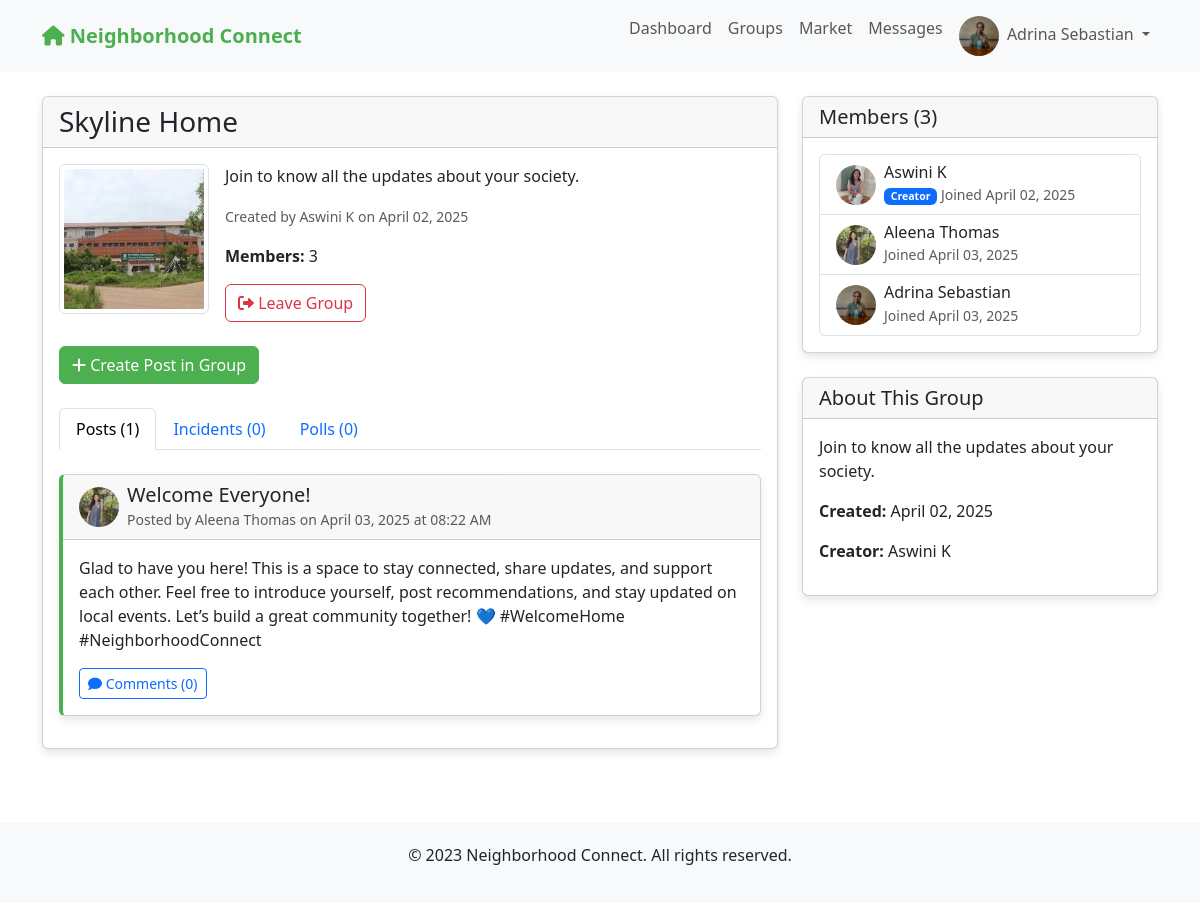
Screenshot of /group/2 (signed in) with the database file from the repository.
### app.py (models this page shows)
class User(UserMixin, db.Model):
    id = db.Column(db.Integer, primary_key=True)
    email = db.Column(db.String(100), unique=True, nullable=False)
    password = db.Column(db.String(200), nullable=False)
    name = db.Column(db.String(100), nullable=False)
    address = db.Column(db.String(200), nullable=False)
    neighborhood_id = db.Column(db.Integer, db.ForeignKey('neighborhood.id'), nullable=False)
    profile_pic = db.Column(db.String(200), default='default.jpg')
    created_at = db.Column(db.DateTime, default=datetime.utcnow)
    is_admin = db.Column(db.Boolean, default=False)
    posts = db.relationship('Post', backref='author', lazy=True)
    comments = db.relationship('Comment', backref='author', lazy=True)
    incidents = db.relationship('Incident', backref='reporter', lazy=True)
    group_memberships = db.relationship('GroupMember', backref='user', lazy=True)

class Group(db.Model):
    id = db.Column(db.Integer, primary_key=True)
    name = db.Column(db.String(100), nullable=False)
    description = db.Column(db.Text, nullable=False)
    image = db.Column(db.String(200), default='group_default.jpg')
    created_at = db.Column(db.DateTime, default=datetime.utcnow)
    creator_id = db.Column(db.Integer, db.ForeignKey('user.id'), nullable=False)
    neighborhood_id = db.Column(db.Integer, db.ForeignKey('neighborhood.id'), nullable=False)
    creator = db.relationship('User', backref='created_groups')
    members = db.relationship('GroupMember', backref='group', lazy=True, cascade="all, delete-orphan")
    posts = db.relationship('Post', backref='group', lazy=True)

class Post(db.Model):
    id = db.Column(db.Integer, primary_key=True)
    title = db.Column(db.String(200), nullable=False)
    content = db.Column(db.Text, nullable=False)
    image = db.Column(db.String(200))
    created_at = db.Column(db.DateTime, default=datetime.utcnow)
    user_id = db.Column(db.Integer, db.ForeignKey('user.id'), nullable=False)
    neighborhood_id = db.Column(db.Integer, db.ForeignKey('neighborhood.id'), nullable=False)
    group_id = db.Column(db.Integer, db.ForeignKey('group.id'), nullable=True)
    comments = db.relationship('Comment', backref='post', lazy=True, cascade="all, delete-orphan")

class GroupMember(db.Model):
    id = db.Column(db.Integer, primary_key=True)
    user_id = db.Column(db.Integer, db.ForeignKey('user.id'), nullable=False)
    group_id = db.Column(db.Integer, db.ForeignKey('group.id'), nullable=False)
    is_admin = db.Column(db.Boolean, default=False)
    joined_at = db.Column(db.DateTime, default=datetime.utcnow)
    __table_args__ = (db.UniqueConstraint('user_id', 'group_id', name='_user_group_uc'),)

### app.py (the view, shortened to what this page needs)
@app.route('/group/<int:group_id>')
@login_required
def view_group(group_id):
    group = Group.query.get_or_404(group_id)
    if group.neighborhood_id != current_user.neighborhood_id:
        abort(403)
    is_member = GroupMember.query.filter_by(
        user_id=current_user.id,
        group_id=group.id
    ).first()
    posts = Post.query.filter_by(group_id=group.id).order_by(Post.created_at.desc()).all()
    group_incidents = GroupIncident.query.filter_by(group_id=group.id).order_by(GroupIncident.created_at.desc()).all()
    polls = Poll.query.filter_by(group_id=group.id).order_by(Poll.created_at.desc()).all()
    members = GroupMember.query.filter_by(group_id=group.id).all()
    return render_template('view_group.html',
                         group=group,
                         is_member=is_member,
                         posts=posts,
                         group_incidents=group_incidents,
                         polls=polls,
                         members=members,
                         datetime=datetime)

### app.py (called while the page is built)
@login_manager.user_loader
def load_user(user_id):
    return User.query.get(int(user_id))

@app.before_request
def before_request():
    if current_user.is_authenticated:
        g.unread_count = Message.query.filter_by(
            receiver_id=current_user.id,
            is_read=False
        ).count()

@app.context_processor
def inject_unread_count():
    if current_user.is_authenticated:
        return {'unread_message_count': getattr(g, 'unread_count', 0)}
    return {}

### templates/view_group.html (shortened to what this page needs)
{% extends "base.html" %}
{% block content %}
<div class="row">
    <div class="col-md-8">
        <div class="card mb-4">
            <div class="card-header d-flex justify-content-between align-items-center">
                <h3 class="mb-0">{{ group.name }}</h3>
            </div>
            <div class="card-body">
                <div class="d-flex mb-4">
                    <img src="{{ url_for('static', filename='uploads/' + group.image) }}" alt="{{ group.name }}" class="img-thumbnail me-3" style="width: 150px; height: 150px; object-fit: cover;">
                    <div>
                        <p>{{ group.description }}</p>
                        <p class="text-muted">
                            <small>Created by {{ group.creator.name }} on {{ group.created_at.strftime('%B %d, %Y') }}</small>
                        </p>
                        <p>
                            <strong>Members:</strong> {{ group.members|length }}
                        </p>
                        {% if not is_member %}
                            <form method="POST" action="{{ url_for('join_group', group_id=group.id) }}">
                                <button type="submit" class="btn btn-success">
                                    <i class="fas fa-user-plus"></i> Join Group
                                </button>
                            </form>
                        {% else %}
                            <form method="POST" action="{{ url_for('leave_group', group_id=group.id) }}" onsubmit="return confirm('Are you sure you want to leave this group?');">
                                <button type="submit" class="btn btn-outline-danger">
                                    <i class="fas fa-sign-out-alt"></i> Leave Group
                                </button>
                            </form>
                        {% endif %}
                    </div>
                </div>
                {% if is_member %}
                    <div class="mb-4">
                        <a href="{{ url_for('new_post', group_id=group.id) }}" class="btn btn-primary">
                            <i class="fas fa-plus"></i> Create Post in Group
                        </a>
                    </div>
                    <ul class="nav nav-tabs mb-4" id="groupTabs" role="tablist">
                        <li class="nav-item" role="presentation">
                            <button class="nav-link active" id="posts-tab" data-bs-toggle="tab" data-bs-target="#posts" type="button" role="tab">
                                Posts ({{ posts|length }})
                            </button>
                        </li>
                        <li class="nav-item" role="presentation">
                            <button class="nav-link" id="incidents-tab" data-bs-toggle="tab" data-bs-target="#incidents" type="button" role="tab">
                                Incidents ({{ group_incidents|length }})
                            </button>
                        </li>
                        <li class="nav-item" role="presentation">
                            <button class="nav-link" id="polls-tab" data-bs-toggle="tab" data-bs-target="#polls" type="button" role="tab">
                                Polls ({{ polls|length }})
                            </button>
                        </li>
                    </ul>
                    <div class="tab-content" id="groupTabsContent">
                        <div class="tab-pane fade show active" id="posts" role="tabpanel">
                            {% if posts %}
                                {% for post in posts %}
                                    <div class="card post-card mb-3">
                                        <div class="card-header d-flex justify-content-between align-items-center">
                                            <div class="d-flex align-items-center">
                                                <img src="{{ url_for('static', filename='uploads/' + post.author.profile_pic) }}" alt="Profile" class="profile-img me-2">
                                                <div>
                                                    <h5 class="mb-0">{{ post.title }}</h5>
                                                    <small class="text-muted">Posted by {{ post.author.name }} on {{ post.created_at.strftime('%B %d, %Y at %I:%M %p') }}</small>
                                                </div>
                                            </div>
                                        </div>
                                        <div class="card-body">
                                            <p class="card-text">{{ post.content }}</p>
                                            <a href="{{ url_for('view_post', post_id=post.id) }}" class="btn btn-sm btn-outline-primary">
                                                <i class="fas fa-comment"></i> Comments ({{ post.comments|length }})
                                            </a>
                                        </div>
                                    </div>
                                {% endfor %}
                            {% else %}
                                <div class="alert alert-info">
                                    No posts in this group yet. Be the first to create a post!
                                </div>
                            {% endif %}
                        </div>
                    </div>
                {% else %}
                    <div class="alert alert-warning">
                        Join this group to see and create posts.
                    </div>
                {% endif %}
            </div>
        </div>
    </div>
    <div class="col-md-4">
        <div class="card mb-4">
            <div class="card-header">
                <h5 class="mb-0">Members ({{ group.members|length }})</h5>
            </div>
            <div class="card-body">
                <div class="list-group">
                    {% for member in members %}
                        <div class="list-group-item">
                            <div class="d-flex justify-content-between align-items-center">
                                <div class="d-flex align-items-center">
                                    <img src="{{ url_for('static', filename='uploads/' + member.user.profile_pic) }}" alt="Profile" class="profile-img me-2">
                                    <div>
                                        <h6 class="mb-0">{{ member.user.name }}</h6>
                                        <small>
                                            {% if member.user.id == group.creator_id %}
                                                <span class="badge bg-primary">Creator</span>
                                            {% elif member.is_admin %}
                                                <span class="badge bg-info">Admin</span>
                                            {% endif %}
                                            <span class="text-muted">Joined {{ member.joined_at.strftime('%B %d, %Y') }}</span>
                                        </small>
                                    </div>
                                </div>
                            </div>
                        </div>
                    {% endfor %}
                </div>
            </div>
        </div>
        <div class="card">
            <div class="card-header">
                <h5 class="mb-0">About This Group</h5>
            </div>
            <div class="card-body">
                <p>{{ group.description }}</p>
                <p><strong>Created:</strong> {{ group.created_at.strftime('%B %d, %Y') }}</p>
                <p><strong>Creator:</strong> {{ group.creator.name }}</p>
            </div>
        </div>
    </div>
</div>
{% endblock %}

### templates/base.html (shortened to what this page needs)
<!DOCTYPE html>
<html lang="en">
<head>
    <link rel="stylesheet" href="https://cdn.jsdelivr.net/npm/bootstrap@5.3.0/dist/css/bootstrap.min.css">
    <link rel="stylesheet" href="https://cdnjs.cloudflare.com/ajax/libs/font-awesome/6.0.0-beta3/css/all.min.css">
</head>
<body>
    <nav class="navbar navbar-expand-lg navbar-light bg-light">
        <div class="container">
            <a class="navbar-brand" href="{{ url_for('index') }}">
                <i class="fas fa-home"></i> Neighborhood Connect
            </a>
            <div class="collapse navbar-collapse" id="navbarNav">
                <ul class="navbar-nav ms-auto">
                    {% if current_user.is_authenticated %}
                        <li class="nav-item">
                            <a class="nav-link" href="{{ url_for('dashboard') }}">Dashboard</a>
                        </li>
                        <li class="nav-item">
                            <a class="nav-link" href="{{ url_for('groups') }}">Groups</a>
                        </li>
                        <li class="nav-item">
                            <a class="nav-link" href="{{ url_for('market') }}">Market</a>
                        </li>
                        <li class="nav-item">
                            <a class="nav-link" href="{{ url_for('messages') }}">
                                Messages
                            </a>
                        </li>
                        <li class="nav-item dropdown">
                            <a class="nav-link dropdown-toggle" href="#" id="navbarDropdown" role="button" data-bs-toggle="dropdown" aria-expanded="false">
                                <img src="{{ url_for('static', filename='uploads/' + current_user.profile_pic) }}" alt="Profile" class="profile-img me-1">
                                {{ current_user.name }}
                            </a>
                        </li>
                    {% endif %}
                </ul>
            </div>
        </div>
    </nav>
    <div class="container mt-4">
        {% block content %}{% endblock %}
    </div>
    <footer class="footer">
        <div class="container">
            <p>&copy; 2023 Neighborhood Connect. All rights reserved.</p>
        </div>
    </footer>
</body>
</html>

### templates/base.html (style rules this page uses)
.navbar-brand { font-weight: bold; color: #4CAF50 !important; }
.btn-primary { background-color: #4CAF50; border-color: #4CAF50; }
.card { margin-bottom: 20px; box-shadow: 0 4px 8px rgba(0,0,0,0.1); }
.post-card { border-left: 4px solid #4CAF50; }
.profile-img { width: 40px; height: 40px; border-radius: 50%; object-fit: cover; }
.footer { margin-top: 50px; padding: 20px 0; background-color: #f8f9fa; text-align: center; }

### rows the page displays
User: profile_pic (picture), name "Adrina Sebastian"
Group: name "Skyline Home", image (picture), description "Join to know all the updates about your society.", created_at "April 02, 2025"
User: creator.name "Aswini K"
Post: profile_pic (picture), title "Welcome Everyone!", author.name "Aleena Thomas", created_at "April 03, 2025 at 08:22 AM", content "Glad to have you here! This is a space to stay connected, share updates, and support each other. Feel free to introduce yourself, post recommendations, and stay updated on local events. Let’s build a great community together! 💙 #WelcomeHome #NeighborhoodConnect", comments|length "0"
GroupMember: profile_pic (picture), user.name "Aswini K", shows "Creator", joined_at "April 02, 2025"
GroupMember: profile_pic (picture), user.name "Aleena Thomas", joined_at "April 03, 2025"
GroupMember: profile_pic (picture), user.name "Adrina Sebastian", joined_at "April 03, 2025"

### other values shown
{{ group.members|length }} "3"
{{ posts|length }} "1"
{{ group_incidents|length }} "0"
{{ polls|length }} "0"
